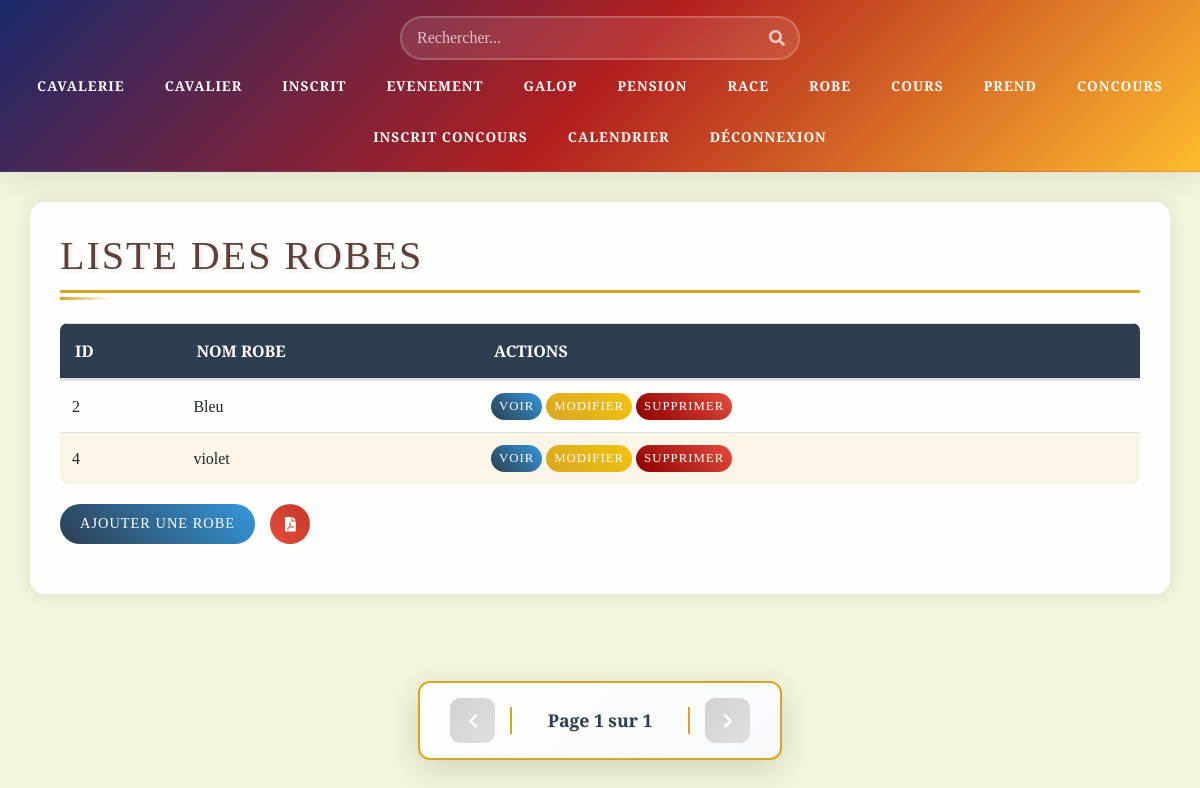
Page /Vue/vue_robe.php on the committed database.
### tables this page shows
CREATE TABLE `robe` (
  `idRobe` int(11) NOT NULL,
  `LibRobe` varchar(30) NOT NULL,
  `Supprime` int(11) NOT NULL DEFAULT 0
);

### Class/class_robe.php (called while the page is built, shortened)
<?php
class Robe
{
    public function robe_all(){
        $Con = connexionPDO();
        $SQL = "Select idRobe,LibRobe,Supprime from robe where Supprime = 0";
        $req = $Con->prepare($SQL);
        $req->execute();
        $resultat = $req->fetchall(PDO::FETCH_ASSOC);
        return $resultat;
    }
}

### Vue/vue_robe.php (the view, shortened to what this page needs)
<?php
require 'vue_header.php';
require_once __DIR__ . '/../Class/class_robe.php';
?>
<!DOCTYPE html>
<html lang="fr">
<head>
    <link rel="stylesheet" href="https://stackpath.bootstrapcdn.com/bootstrap/4.4.1/css/bootstrap.min.css"
>
    <link rel="stylesheet" href="../Css/Css_header.css">
    <link rel="stylesheet" href="../Css/Css_vue.css">
</head>
<body>
    <main class="container">
        <div class="row">
            <section class = "col-12">
                <?php
                if(!empty($content)){
                    echo $content;
                } else {
                ?>
                <h1>Liste des Robes</h1>
                <table class="table">
                    <thead>
                        <tr>
                            <th>Id</th>
                            <th>Nom Robe</th>
                            <th>Actions</th>
                        </tr>
                    </thead>
                    <tbody>
                        <?php
                        $robe = new Robe("","");
                        $allRobe = $robe->robe_all();
                        foreach ($allRobe as $ligne) {
                            ?>
                            <tr>
                                <td><?= $ligne['idRobe']; ?></td>
                                <td><?= $ligne['LibRobe']; ?></td>
                                <td><a href="vue_robe.php?id=<?= $ligne['idRobe']; ?>&action=Voir" class="btn btn-primary">Voir</a>
                                <a href="vue_robe.php?id=<?= $ligne['idRobe']; ?>&action=Modifier" class="btn btn-warning">Modifier</a>
                                <a href="vue_robe.php?id=<?= $ligne['idRobe']; ?>&action=Supprimer" class="btn btn-danger">Supprimer</a></td>
                            </tr>
                            <?php
                        }
                        ?>
                    </tbody>
                </table>
                <form method="get">
                <div class="action-buttons">
                        <form method="get" style="display: inline;">
                            <button type="submit" name="action" value="add" class="btn btn-primary">Ajouter une Robe</button>
                        </form>
                        <a href="../Class/PDF/class_RobePDF.php" target="_blank" class="btn btn-pdf">
                            <i class="fas fa-file-pdf"></i>
                        </a>
                    </div>
                </form>
                <?php
            }
            ?>
        </section>
    </div>
</main>
</body>
</html>

### Css/Css_header.css (style rules this page uses)
:root { --header-bg: linear-gradient(135deg, #1a2a6c, #b21f1f, #fdbb2d); --nav-hover: rgba(255, 255, 255, 0.1); --text-color: #fff; --accent-color: #fdbb2d; --animation-speed: 0.3s; }
main { margin-top: 1rem; padding: 0 1rem; }

### Css/Css_vue.css (style rules this page uses)
:root { --primary-color: #2C3E50; --secondary-color: #8B4513; --accent-color: #DAA520; --light-color: #F5F5DC; --success-color: #2E7D32; --danger-color: #8B0000; --text-color: #1A1A1A; --bg-color: #F5F5DC; --card-bg: #FFFFFF; --table-stripe: rgba(218, 165, 32, 0.15); --table-hover: rgba(139, 69, 19, 0.2); --shadow-color: rgba(0, 0, 0, 0.15); --heading-color: #5D4037; --label-color: #2C3E50; }
body { background-color: var(--light-color); background-image: url('../images/texture-cuir.png'); font-family: 'Crimson Text', serif; }
h1 { color: var(--secondary-color); text-transform: uppercase; letter-spacing: 2px; border-bottom: 3px solid var(--accent-color); padding-bottom: 10px; margin-bottom: 30px; }
.container { background-color: rgba(255, 255, 255, 0.95); border-radius: 15px; box-shadow: 0 0 20px rgba(0, 0, 0, 0.1); padding: 30px; margin-top: 30px; }
.table { border-collapse: separate; border-spacing: 0; border-radius: 8px; overflow: hidden; }
.table thead { background-color: var(--primary-color); color: white; }
.table th { padding: 15px; font-weight: 600; text-transform: uppercase; }
.table td { padding: 12px; vertical-align: middle; }
.table tbody tr:nth-child(even) { background-color: rgba(218, 165, 32, 0.1); }
.btn { border-radius: 25px; padding: 8px 20px; transition: all 0.3s cubic-bezier(0.4, 0, 0.2, 1); text-transform: uppercase; font-size: 0.9rem; letter-spacing: 1px; position: relative; overflow: hidden; z-index: 1; }
.btn::before { content: ''; position: absolute; top: 0; left: 0; width: 0; height: 100%; background: rgba(255, 255, 255, 0.2); transition: all 0.3s ease; z-index: -1; }
.btn-primary { background: linear-gradient(45deg, var(--primary-color), #3498db); border: none; color: white; }
.btn-warning { background: linear-gradient(45deg, var(--accent-color), #f1c40f); border: none; color: white; }
.btn-danger { background: linear-gradient(45deg, var(--danger-color), #e74c3c); border: none; color: white; }
h1, h2, h3, h4, h5, h6 { position: relative; color: var(--heading-color); text-shadow: 2px 2px 4px rgba(0, 0, 0, 0.1); transition: all 0.3s ease; }
h1::after { content: ''; position: absolute; bottom: -10px; left: 0; width: 50px; height: 3px; background: linear-gradient(to right, var(--accent-color), transparent); transition: width 0.3s ease; }
a { position: relative; color: var(--primary-color); text-decoration: none; transition: all 0.3s ease; }
a::before { content: ''; position: absolute; bottom: -2px; left: 0; width: 0; height: 2px; background: var(--accent-color); transition: width 0.3s ease; }
.table td, .table th { transition: all 0.3s ease; }
.pagination-change { animation: pageChange 0.4s ease-out forwards; }
main { margin-bottom: 80px; }
.table td .btn { white-space: nowrap; padding: 4px 8px; font-size: 0.8rem; flex-shrink: 0; min-width: auto; margin: 0; }
.action-buttons { display: flex; align-items: center; gap: 15px; margin: 20px 0; }
.action-buttons .btn-primary { height: 40px; display: flex; align-items: center; padding: 0 20px; }
.btn-pdf { display: inline-flex; align-items: center; justify-content: center; width: 40px; height: 40px; background: linear-gradient(45deg, #e74c3c, #c0392b); color: white; border-radius: 50%; transition: all 0.3s ease; padding: 0; }

### rows in the picture
robe: idRobe "2", LibRobe "Bleu"
robe: idRobe "4", LibRobe "violet"
